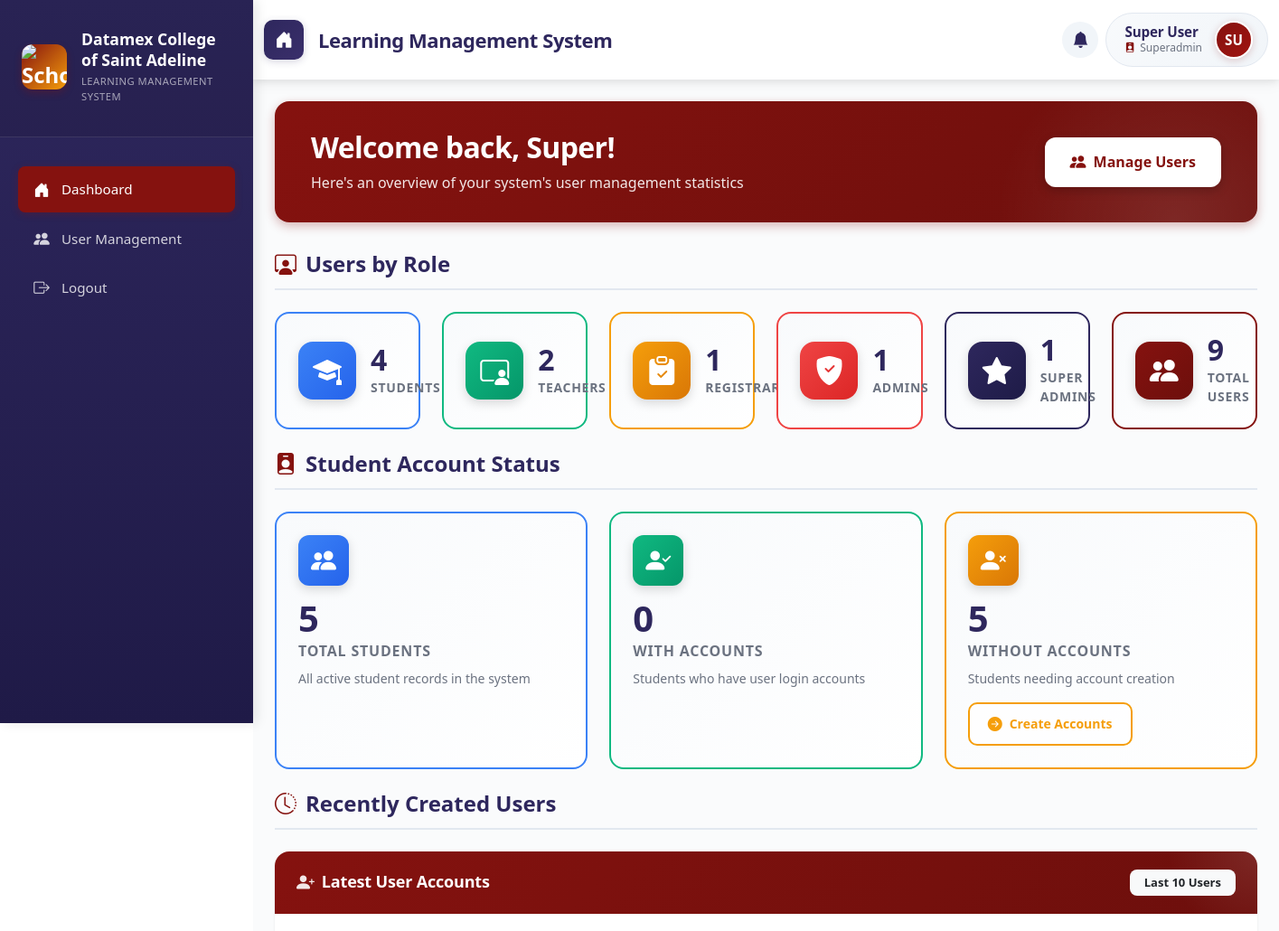
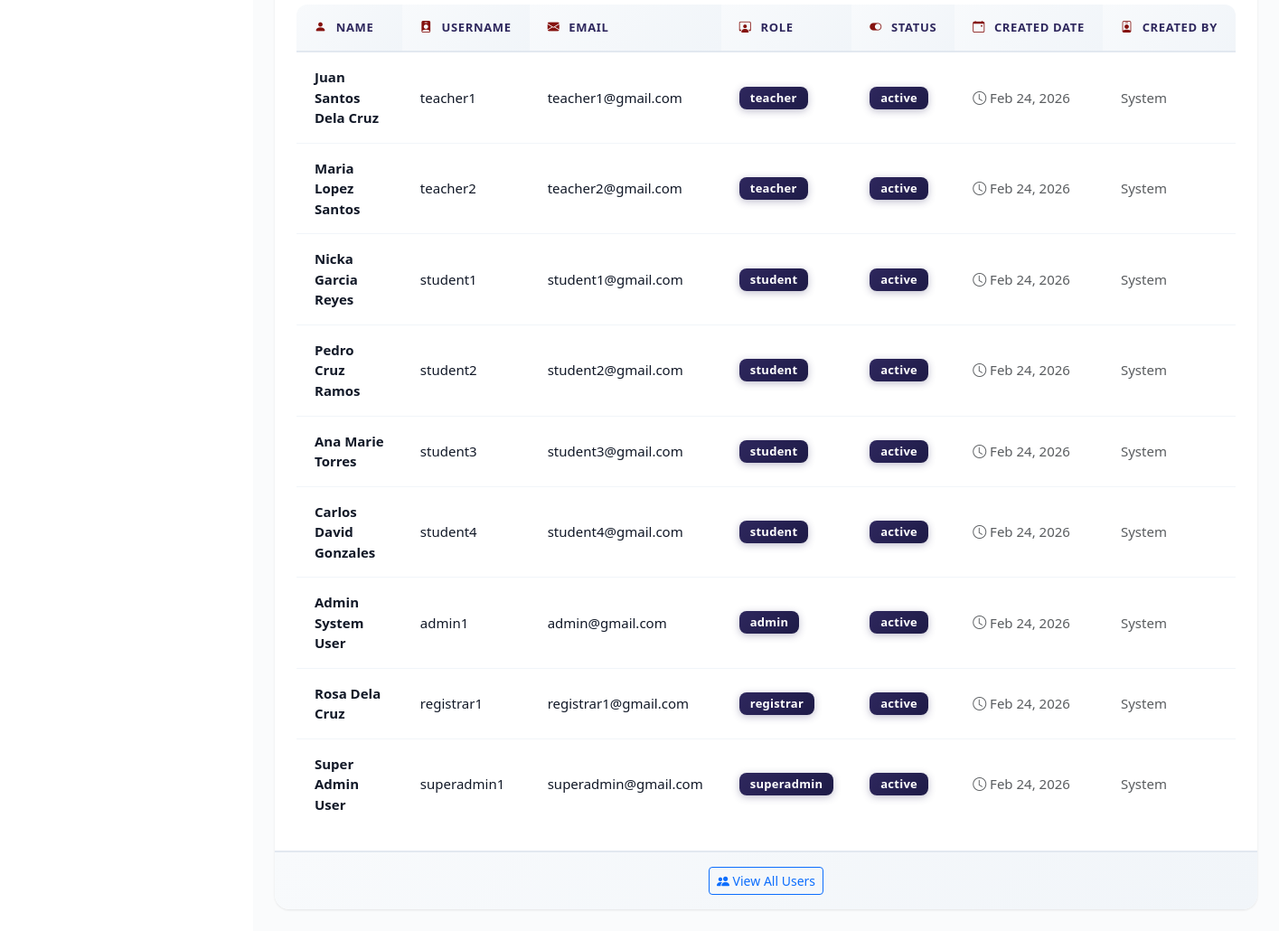
The page /index.php?page=superadmin_dashboard (signed in) on the database its author committed (2 pictures, top to bottom).
### tables this page shows
CREATE TABLE users(
    id INT PRIMARY KEY AUTO_INCREMENT,
    username VARCHAR(50) NOT NULL UNIQUE,
    email VARCHAR(255) UNIQUE,
    password VARCHAR(255) NOT NULL,
    role ENUM('student', 'teacher', 'registrar', 'admin', 'superadmin') NOT NULL,
    status ENUM('active', 'inactive', 'suspended', 'graduated') DEFAULT 'active',
    first_name VARCHAR(100) NOT NULL,
    middle_name VARCHAR(100) NULL,
    last_name VARCHAR(100) NOT NULL,
    created_by INT,
    created_at TIMESTAMP DEFAULT CURRENT_TIMESTAMP,
    updated_at TIMESTAMP DEFAULT CURRENT_TIMESTAMP ON UPDATE CURRENT_TIMESTAMP,
    last_login TIMESTAMP NULL,
    FOREIGN KEY (created_by) REFERENCES users(id) ON DELETE SET NULL 
);

### app/views/superadmin/dashboard.php (the view, shortened to what the rows shown need)
<!DOCTYPE html>
<html lang="en">
<head>
    <link rel="stylesheet" href="bootstrap/css/bootstrap.min.css">
    <link rel="stylesheet" href="bootstrap/css/bootstrap-icons.css">
    <link rel="stylesheet" href="css/main.css">
    <link rel="stylesheet" href="css/shared/sidenav.css">
    <link rel="stylesheet" href="css/shared/top-navbar.css">
    <link rel="stylesheet" href="css/pages/superadmin_dashboard.css">
</head>
<body>
    <div class="d-flex">
        <div class="main-content flex-grow-1">
            <div class="container-fluid p-4">
                <div class="welcome-section">
                    <div class="welcome-content">
                        <h1 class="welcome-title">
                            Welcome back, <?php echo htmlspecialchars($_SESSION['user_firstname']); ?>!
                        </h1>
                    </div>
                </div>
                <div class="section-header">
                    <h2 class="section-title">
                        <i class="bi bi-person-workspace"></i>
                        Users by Role
                    </h2>
                </div>
                <div class="section-header">
                    <h2 class="section-title">
                        <i class="bi bi-person-badge-fill"></i>
                        Student Account Status
                    </h2>
                </div>
                <div class="section-header">
                    <h2 class="section-title">
                        <i class="bi bi-clock-history"></i>
                        Recently Created Users
                    </h2>
                </div>
                <div class="card recent-users-card">
                    <div class="card-body" id="recent-users-table-wrapper">
                        <?php if (empty($recent_users)): ?>
                            <div class="empty-state">
                                <div class="empty-state-icon">
                                    <i class="bi bi-inbox"></i>
                                </div>
                                <p class="empty-state-text">No users created yet</p>
                            </div>
                        <?php else: ?>
                            <div class="table-responsive">
                                <table class="table table-hover">
                                    <thead>
                                        <tr>
                                            <th><i class="bi bi-person-fill"></i> Name</th>
                                            <th><i class="bi bi-person-badge-fill"></i> Username</th>
                                            <th><i class="bi bi-envelope-fill"></i> Email</th>
                                            <th><i class="bi bi-person-workspace"></i> Role</th>
                                            <th><i class="bi bi-toggle-on"></i> Status</th>
                                            <th><i class="bi bi-calendar-event"></i> Created Date</th>
                                            <th><i class="bi bi-person-badge"></i> Created By</th>
                                        </tr>
                                    </thead>
                                    <tbody id="recent-users-tbody">
                                        <?php foreach ($recent_users as $user): ?>
                                            <tr>
                                                <td class="user-full-name">
                                                    <?php
                                                    $fullName = $user['first_name'];
                                                    if (!empty($user['middle_name'])) $fullName .= ' ' . $user['middle_name'];
                                                    $fullName .= ' ' . $user['last_name'];
                                                    echo htmlspecialchars($fullName);
                                                    ?>
                                                </td>
                                                <td><?php echo htmlspecialchars($user['username']); ?></td>
                                                <td>
                                                    <?php if (!empty($user['email'])): ?>
                                                        <?php echo htmlspecialchars($user['email']); ?>
                                                    <?php else: ?>
                                                        <span class="text-muted">-</span>
                                                    <?php endif; ?>
                                                </td>
                                                <td>
                                                    <?php
                                                    $role_badges = [
                                                        'student' => '<span class="badge bg-primary">Student</span>',
                                                        'teacher' => '<span class="badge bg-success">Teacher</span>',
                                                        'registrar' => '<span class="badge bg-warning">Registrar</span>',
                                                        'admin' => '<span class="badge bg-danger">Admin</span>',
                                                        'superadmin' => '<span class="badge bg-secondary">Super Admin</span>'
                                                    ];
                                                    echo $role_badges[$user['role']] ?? '<span class="badge bg-secondary">' . htmlspecialchars($user['role']) . '</span>';
                                                    ?>
                                                </td>
                                                <td>
                                                    <?php
                                                    $status_badges = [
                                                        'active' => '<span class="badge bg-success">Active</span>',
                                                        'inactive' => '<span class="badge bg-secondary">Inactive</span>',
                                                        'suspended' => '<span class="badge bg-danger">Suspended</span>'
                                                    ];
                                                    echo $status_badges[$user['status']] ?? '<span class="badge bg-secondary">' . htmlspecialchars($user['status']) . '</span>';
                                                    ?>
                                                </td>
                                                <td>
                                                    <span class="text-muted">
                                                        <i class="bi bi-clock"></i>
                                                        <?php echo date('M d, Y', strtotime($user['created_at'])); ?>
                                                    </span>
                                                </td>
                                                <td>
                                                    <?php if (!empty($user['created_by_username'])): ?>
                                                        <span class="admin-badge">
                                                            <i class="bi bi-person-badge-fill"></i>
                                                            <?php echo htmlspecialchars($user['created_by_username']); ?>
                                                        </span>
                                                    <?php else: ?>
                                                        <span class="text-muted">System</span>
                                                    <?php endif; ?>
                                                </td>
                                            </tr>
                                        <?php endforeach; ?>
                                    </tbody>
                                </table>
                            </div>
                        <?php endif; ?>
                    </div>
                </div>
            </div>
        </div>
    </div>
</body>
</html>

### rows shown on the page
users: fullName "Juan Santos Dela Cruz", username "teacher1", email "teacher1@gmail.com", role "teacher", status "active", created_at "Feb 24, 2026"
users: fullName "Maria Lopez Santos", username "teacher2", email "teacher2@gmail.com", role "teacher", status "active", created_at "Feb 24, 2026"
users: fullName "Nicka Garcia Reyes", username "student1", email "student1@gmail.com", role "student", status "active", created_at "Feb 24, 2026"
users: fullName "Pedro Cruz Ramos", username "student2", email "student2@gmail.com", role "student", status "active", created_at "Feb 24, 2026"
users: fullName "Ana Marie Torres", username "student3", email "student3@gmail.com", role "student", status "active", created_at "Feb 24, 2026"
users: fullName "Carlos David Gonzales", username "student4", email "student4@gmail.com", role "student", status "active", created_at "Feb 24, 2026"
users: fullName "Admin System User", username "admin1", email "admin@gmail.com", role "admin", status "active", created_at "Feb 24, 2026"
users: fullName "Rosa Dela Cruz", username "registrar1", email "registrar1@gmail.com", role "registrar", status "active", created_at "Feb 24, 2026"
users: fullName "Super Admin User", username "superadmin1", email "superadmin@gmail.com", role "superadmin", status "active", created_at "Feb 24, 2026"

### other values the page prints
$page_title "Learning Management System"
$firstname . ' ' . $lastname "Super User"
$_SESSION['user_role'] "Superadmin"
$initials "SU"
$_SESSION['user_firstname'] "Super"
$users_by_role['student'] "4"
$users_by_role['teacher'] "2"
$users_by_role['registrar'] "1"
$users_by_role['admin'] "1"
$users_by_role['superadmin'] "1"
$total_users "9"
$total_students "5"
$students_with_account "0"
$students_without_account "5"
